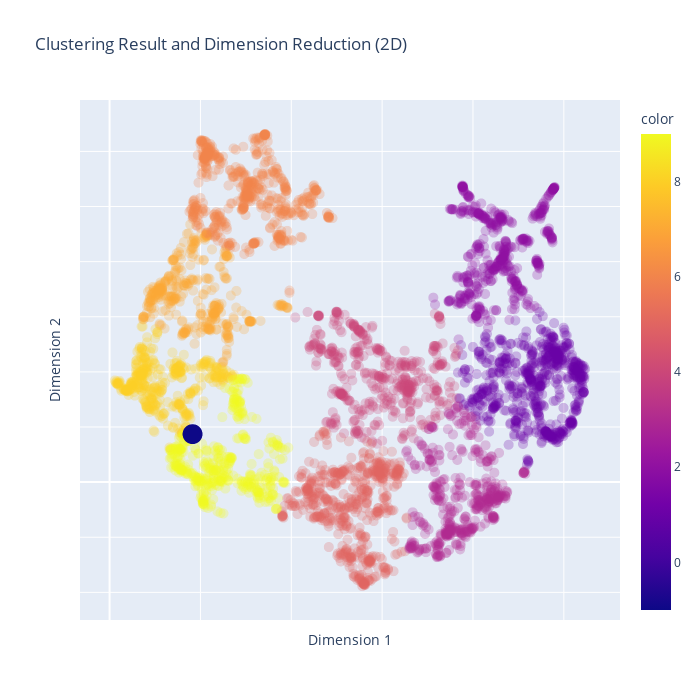

This figure's notebook cell:
### Markdown cell above
# Visualization

### Code cell
from visualizer import KMeansVisualizer
visualizer = KMeansVisualizer(clusterable_embedding, labels = np.array(df_relabeled['relabel']))
fig = visualizer.plot_2d()
fig.show()

### Figure 1 — Plotly figure (JSON) as saved in the notebook; plotly's stock layout.template omitted (floating-point values rounded to 4 significant figures; data arrays with more than 128 entries replaced by an {"elided": "..."} marker saying what was removed)
{"data": [{"hovertemplate": "Dimension 1=%{x}<br>Dimension 2=%{y}<br>size=%{marker.size}<br>color=%{marker.color}<extra></extra>", "legendgroup": "", "marker": {"color": {"elided": "4599 int values"}, "coloraxis": "coloraxis", "line": {"color": "DarkSlateGrey", "width": 0}, "opacity": {"elided": "4599 float values"}, "size": {"elided": "4599 int values"}, "sizemode": "area", "sizeref": 0.2, "symbol": "circle"}, "mode": "markers", "name": "", "showlegend": false, "type": "scattergl", "x": {"elided": "4599 float values"}, "xaxis": "x", "y": {"elided": "4599 float values"}, "yaxis": "y"}], "layout": {"coloraxis": {"colorbar": {"title": {"text": "color"}}, "colorscale": [[0, "#0d0887"], [0.1111, "#46039f"], [0.2222, "#7201a8"], [0.3333, "#9c179e"], [0.4444, "#bd3786"], [0.5556, "#d8576b"], [0.6667, "#ed7953"], [0.7778, "#fb9f3a"], [0.8889, "#fdca26"], [1, "#f0f921"]]}, "height": 700, "legend": {"itemsizing": "constant", "tracegroupgap": 0}, "title": {"text": "Clustering Result and Dimension Reduction (2D)"}, "width": 700, "xaxis": {"anchor": "y", "domain": [0, 1], "showticklabels": false, "title": {"text": "Dimension 1"}}, "yaxis": {"anchor": "x", "domain": [0, 1], "showticklabels": false, "title": {"text": "Dimension 2"}}}}
